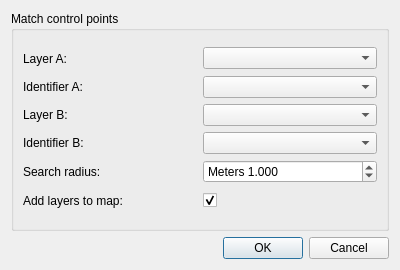
<?xml version="1.0" encoding="UTF-8"?>
<ui version="4.0">
 <class>Helmert2DDialogMatchControlPoints</class>
 <widget class="QDialog" name="Helmert2DDialogMatchControlPoints">
  <property name="geometry">
   <rect>
    <x>0</x>
    <y>0</y>
    <width>400</width>
    <height>270</height>
   </rect>
  </property>
  <property name="windowTitle">
   <string>Match control points</string>
  </property>
  <layout class="QGridLayout" name="gridLayout_3">
   <item row="0" column="0">
    <widget class="QgsCollapsibleGroupBox" name="mGroupBox">
     <property name="title">
      <string>Match control points</string>
     </property>
     <layout class="QGridLayout" name="gridLayout_2">
      <item row="0" column="0">
       <layout class="QGridLayout" name="gridLayout">
        <item row="2" column="0">
         <widget class="QLabel" name="label_3">
          <property name="text">
           <string>Layer B:</string>
          </property>
         </widget>
        </item>
        <item row="0" column="0">
         <widget class="QLabel" name="label">
          <property name="minimumSize">
           <size>
            <width>0</width>
            <height>23</height>
           </size>
          </property>
          <property name="text">
           <string>Layer A: </string>
          </property>
         </widget>
        </item>
        <item row="1" column="0">
         <widget class="QLabel" name="label_2">
          <property name="text">
           <string>Identifier A:</string>
          </property>
         </widget>
        </item>
        <item row="3" column="0">
         <widget class="QLabel" name="label_4">
          <property name="text">
           <string>Identifier B: </string>
          </property>
         </widget>
        </item>
        <item row="4" column="0">
         <widget class="QLabel" name="label_6">
          <property name="text">
           <string>Search radius:</string>
          </property>
         </widget>
        </item>
        <item row="5" column="0">
         <widget class="QLabel" name="label_5">
          <property name="text">
           <string>Add layers to map: </string>
          </property>
         </widget>
        </item>
        <item row="4" column="1">
         <widget class="QDoubleSpinBox" name="spinBoxSearchRadius">
          <property name="minimumSize">
           <size>
            <width>0</width>
            <height>23</height>
           </size>
          </property>
          <property name="prefix">
           <string>Meters </string>
          </property>
          <property name="suffix">
           <string/>
          </property>
          <property name="decimals">
           <number>3</number>
          </property>
          <property name="maximum">
           <double>10000.000000000000000</double>
          </property>
          <property name="value">
           <double>1.000000000000000</double>
          </property>
         </widget>
        </item>
        <item row="5" column="1">
         <widget class="QCheckBox" name="checkBoxAddLayerToMap">
          <property name="minimumSize">
           <size>
            <width>0</width>
            <height>23</height>
           </size>
          </property>
          <property name="text">
           <string/>
          </property>
          <property name="checked">
           <bool>true</bool>
          </property>
          <property name="tristate">
           <bool>false</bool>
          </property>
         </widget>
        </item>
        <item row="3" column="1">
         <widget class="QgsFieldComboBox" name="fieldBCombo"/>
        </item>
        <item row="1" column="1">
         <widget class="QgsFieldComboBox" name="fieldACombo"/>
        </item>
        <item row="0" column="1">
         <widget class="QgsMapLayerComboBox" name="layerACombo"/>
        </item>
        <item row="2" column="1">
         <widget class="QgsMapLayerComboBox" name="layerBCombo"/>
        </item>
       </layout>
      </item>
     </layout>
    </widget>
   </item>
   <item row="1" column="0">
    <widget class="QDialogButtonBox" name="buttonBox">
     <property name="orientation">
      <enum>Qt::Horizontal</enum>
     </property>
     <property name="standardButtons">
      <set>QDialogButtonBox::Cancel|QDialogButtonBox::Ok</set>
     </property>
    </widget>
   </item>
  </layout>
 </widget>
 <customwidgets>
  <customwidget>
   <class>QgsCollapsibleGroupBox</class>
   <extends>QGroupBox</extends>
   <header>qgscollapsiblegroupbox.h</header>
   <container>1</container>
  </customwidget>
  <customwidget>
   <class>QgsFieldComboBox</class>
   <extends>QComboBox</extends>
   <header>qgsfieldcombobox.h</header>
  </customwidget>
  <customwidget>
   <class>QgsMapLayerComboBox</class>
   <extends>QComboBox</extends>
   <header>qgsmaplayercombobox.h</header>
  </customwidget>
 </customwidgets>
 <resources/>
 <connections>
  <connection>
   <sender>buttonBox</sender>
   <signal>accepted()</signal>
   <receiver>Helmert2DDialogMatchControlPoints</receiver>
   <slot>accept()</slot>
   <hints>
    <hint type="sourcelabel">
     <x>248</x>
     <y>254</y>
    </hint>
    <hint type="destinationlabel">
     <x>157</x>
     <y>274</y>
    </hint>
   </hints>
  </connection>
  <connection>
   <sender>buttonBox</sender>
   <signal>rejected()</signal>
   <receiver>Helmert2DDialogMatchControlPoints</receiver>
   <slot>reject()</slot>
   <hints>
    <hint type="sourcelabel">
     <x>316</x>
     <y>260</y>
    </hint>
    <hint type="destinationlabel">
     <x>286</x>
     <y>274</y>
    </hint>
   </hints>
  </connection>
 </connections>
</ui>
